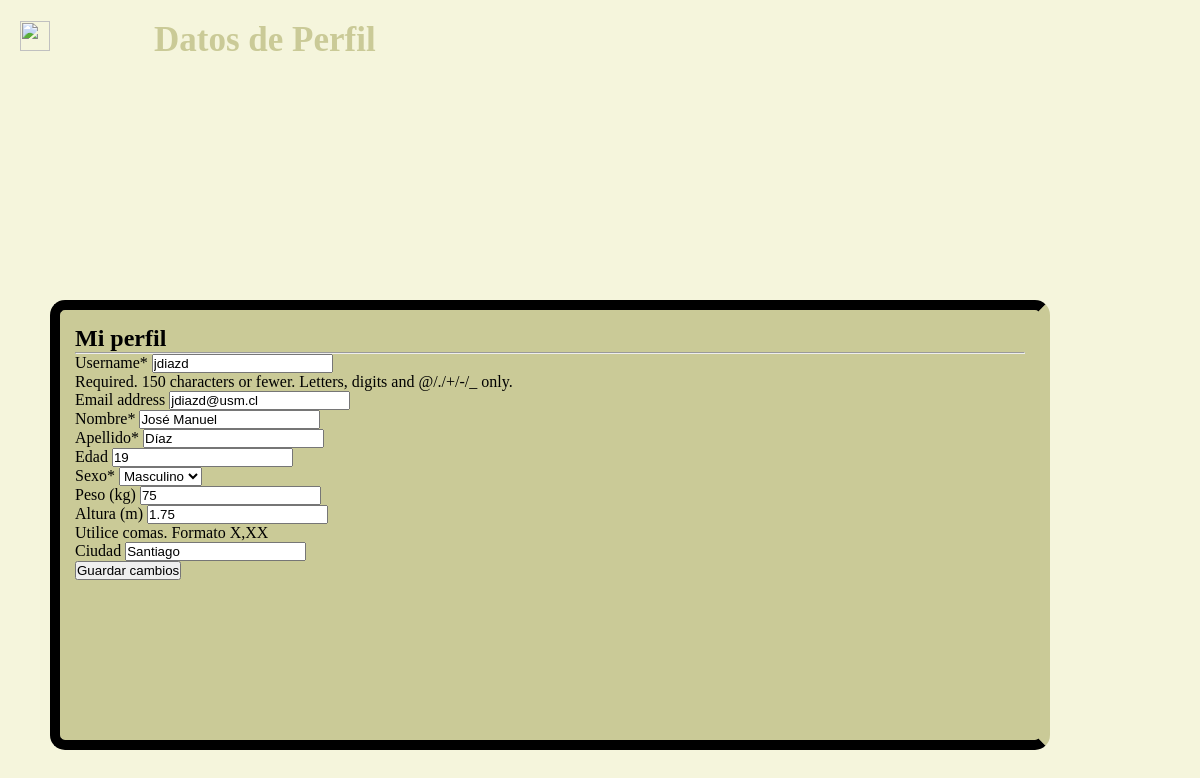
Page /perfil/ (signed in) on the committed database.
### usuarios/models.py (models this page shows, shortened)
class UsuarioCustom(AbstractUser):
    nombre = models.CharField(max_length=20)
    apellido = models.CharField(max_length=30)
    correo = models.EmailField(blank=False, default='')
    edad = models.PositiveIntegerField(null=True, blank=True, default=None)
    SEXO_CHOICES = [
        ("M", "Masculino"), ("F", "Femenino"), ("O", "Otro")
    ]
    sexo = models.CharField(max_length=1, choices=SEXO_CHOICES, default="O")
    peso = models.PositiveIntegerField(verbose_name="Peso (kg)", null=True, blank=True, default=None)
    altura = models.FloatField(verbose_name="Altura (m)", help_text="Utilice comas. Formato X,XX", null=True, blank=True, default=None)
    ciudad = models.CharField(max_length=20, null=True, blank=True, default=None)
    USERNAME_FIELD = 'username'
    REQUIERED_FIELDS = ['username', 'first_name', 'last_name']

### usuarios/views.py (the view)
# urls.py: path('perfil/', views.perfil, name="perfil"),
@login_required
def perfil(request):
    if request.method == "POST":
        form = PerfilForm(request.POST, instance=request.user)
        if form.is_valid():
            form.save()
            return redirect('perfil')
    else:
        form = PerfilForm(instance=request.user)
    return render(request, 'perfil.html', {'form': form})

### usuarios/forms.py
class PerfilForm(forms.ModelForm):
    class Meta:
        model = UsuarioCustom
        fields = ('username', 'email', 'nombre', 'apellido', 'edad', 'sexo', 'peso', 'altura', 'ciudad')

### usuarios/templates/perfil.html (shortened to what this page needs)
{% load crispy_forms_tags %}
{% load static %}
<!DOCTYPE html>
<html lang="en" dir="ltr">
    <head>
        <link rel="stylesheet" href="{% static 'css/perfil.css' %}">
    </head>
    <body>
        <nav>
            <a href="{% url 'principal' %}">
                <img class="house" alt="" src="https://static.vecteezy.com/system/resources/previews/010/159/780/non_2x/house-symbol-and-principal-icon-sign-design-free-png.png">
            </a>
            <label class="logo">Datos de Perfil</label>
        </nav>
        <section>
            <div class="CuadroDatos">
                <h1>Mi perfil</h1>
                <hr>
                <form action="" method="post">
                    {{ form|crispy }}
                    <button type="submit" enctype="multipart/form-data">Guardar cambios</button>
                </form>
            </div>
        </section>
    </body>
</html>

### usuarios/static/css/perfil.css (style rules this page uses)
* { padding: 0; margin: 0; text-decoration: none; list-style: none; box-sizing: border-box; }
body { font-family: montserrat; background-color: #F5F5DC; }
nav { background-image: url('https://img.freepik.com/foto-gratis/fondo-o-textura-grunge-fondo-pared-verde-oscuro_1258-108737.jpg'); height: 80px; width: 100%; }
.house { width: 30px; height: 30px; margin-top: 20px; margin-left: 20px; }
label.logo { color: #caca97; font-size: 35px; line-height: 80px; padding: 0 100px; font-weight: bold; }
.CuadroDatos { border-width: 10px; border-style: solid; border-color: black; border-right-color: #caca97; width: 1000px; height: 450px; position: fixed; left: 50px; bottom: 50px; padding: 15px; text-align: left; color: black; border-radius: 15px; background-color: #caca97; }

### rows in the picture
UsuarioCustom: username "jdiazd", email "jdiazd@usm.cl", nombre "José Manuel", apellido "Díaz", edad "19", sexo "Masculino", peso "75", altura "1.75", ciudad "Santiago"
